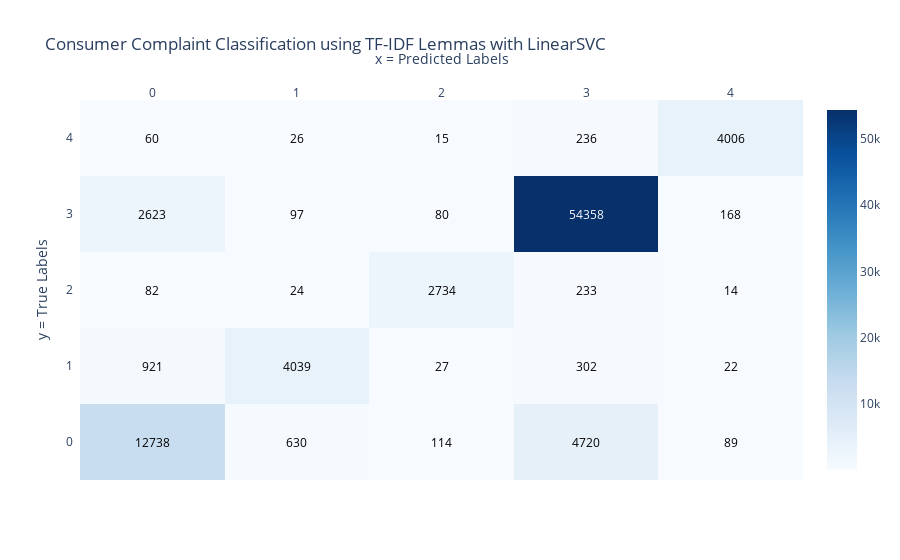

Notebook source saved alongside this figure:
### Code cell
# Confusion matrix
confusion_mat = confusion_matrix(y_test, y_pred)

# Class labels
class_labels = sorted(set(y_test))

# Reverse the order of rows in the confusion matrix
confusion_mat = confusion_mat[::-1]

# Create a heatmap figure using Plotly
fig = ff.create_annotated_heatmap(
    z=confusion_mat,
    x=class_labels,
    y=class_labels[::-1],  # Reverse the order of y-axis labels
    colorscale='Blues',
    showscale=True,
)

# Update the figure layout
fig.update_layout(
    title='Consumer Complaint Classification using TF-IDF Lemmas with LinearSVC',
    xaxis=dict(title='x = Predicted Labels'),
    yaxis=dict(title='y = True Labels'),
)

# Display the figure
pio.show(fig)

### Figure 1 — Plotly figure (JSON) as saved in the notebook; plotly's stock layout.template omitted (floating-point values rounded to 4 significant figures)
{"data": [{"colorscale": [[0, "rgb(247,251,255)"], [0.125, "rgb(222,235,247)"], [0.25, "rgb(198,219,239)"], [0.375, "rgb(158,202,225)"], [0.5, "rgb(107,174,214)"], [0.625, "rgb(66,146,198)"], [0.75, "rgb(33,113,181)"], [0.875, "rgb(8,81,156)"], [1, "rgb(8,48,107)"]], "reversescale": false, "showscale": true, "type": "heatmap", "x": [0, 1, 2, 3, 4], "y": [4, 3, 2, 1, 0], "z": [[60, 26, 15, 236, 4006], [2623, 97, 80, 54358, 168], [82, 24, 2734, 233, 14], [921, 4039, 27, 302, 22], [12738, 630, 114, 4720, 89]]}], "layout": {"annotations": [{"font": {"color": "#000000"}, "showarrow": false, "text": "60", "x": 0, "xref": "x", "y": 4, "yref": "y"}, {"font": {"color": "#000000"}, "showarrow": false, "text": "26", "x": 1, "xref": "x", "y": 4, "yref": "y"}, {"font": {"color": "#000000"}, "showarrow": false, "text": "15", "x": 2, "xref": "x", "y": 4, "yref": "y"}, {"font": {"color": "#000000"}, "showarrow": false, "text": "236", "x": 3, "xref": "x", "y": 4, "yref": "y"}, {"font": {"color": "#000000"}, "showarrow": false, "text": "4006", "x": 4, "xref": "x", "y": 4, "yref": "y"}, {"font": {"color": "#000000"}, "showarrow": false, "text": "2623", "x": 0, "xref": "x", "y": 3, "yref": "y"}, {"font": {"color": "#000000"}, "showarrow": false, "text": "97", "x": 1, "xref": "x", "y": 3, "yref": "y"}, {"font": {"color": "#000000"}, "showarrow": false, "text": "80", "x": 2, "xref": "x", "y": 3, "yref": "y"}, {"font": {"color": "#FFFFFF"}, "showarrow": false, "text": "54358", "x": 3, "xref": "x", "y": 3, "yref": "y"}, {"font": {"color": "#000000"}, "showarrow": false, "text": "168", "x": 4, "xref": "x", "y": 3, "yref": "y"}, {"font": {"color": "#000000"}, "showarrow": false, "text": "82", "x": 0, "xref": "x", "y": 2, "yref": "y"}, {"font": {"color": "#000000"}, "showarrow": false, "text": "24", "x": 1, "xref": "x", "y": 2, "yref": "y"}, {"font": {"color": "#000000"}, "showarrow": false, "text": "2734", "x": 2, "xref": "x", "y": 2, "yref": "y"}, {"font": {"color": "#000000"}, "showarrow": false, "text": "233", "x": 3, "xref": "x", "y": 2, "yref": "y"}, {"font": {"color": "#000000"}, "showarrow": false, "text": "14", "x": 4, "xref": "x", "y": 2, "yref": "y"}, {"font": {"color": "#000000"}, "showarrow": false, "text": "921", "x": 0, "xref": "x", "y": 1, "yref": "y"}, {"font": {"color": "#000000"}, "showarrow": false, "text": "4039", "x": 1, "xref": "x", "y": 1, "yref": "y"}, {"font": {"color": "#000000"}, "showarrow": false, "text": "27", "x": 2, "xref": "x", "y": 1, "yref": "y"}, {"font": {"color": "#000000"}, "showarrow": false, "text": "302", "x": 3, "xref": "x", "y": 1, "yref": "y"}, {"font": {"color": "#000000"}, "showarrow": false, "text": "22", "x": 4, "xref": "x", "y": 1, "yref": "y"}, {"font": {"color": "#000000"}, "showarrow": false, "text": "12738", "x": 0, "xref": "x", "y": 0, "yref": "y"}, {"font": {"color": "#000000"}, "showarrow": false, "text": "630", "x": 1, "xref": "x", "y": 0, "yref": "y"}, {"font": {"color": "#000000"}, "showarrow": false, "text": "114", "x": 2, "xref": "x", "y": 0, "yref": "y"}, {"font": {"color": "#000000"}, "showarrow": false, "text": "4720", "x": 3, "xref": "x", "y": 0, "yref": "y"}, {"font": {"color": "#000000"}, "showarrow": false, "text": "89", "x": 4, "xref": "x", "y": 0, "yref": "y"}], "title": {"text": "Consumer Complaint Classification using TF-IDF Lemmas with LinearSVC"}, "xaxis": {"dtick": 1, "gridcolor": "rgb(0, 0, 0)", "side": "top", "ticks": "", "title": {"text": "x = Predicted Labels"}}, "yaxis": {"dtick": 1, "ticks": "", "ticksuffix": "  ", "title": {"text": "y = True Labels"}}}}
